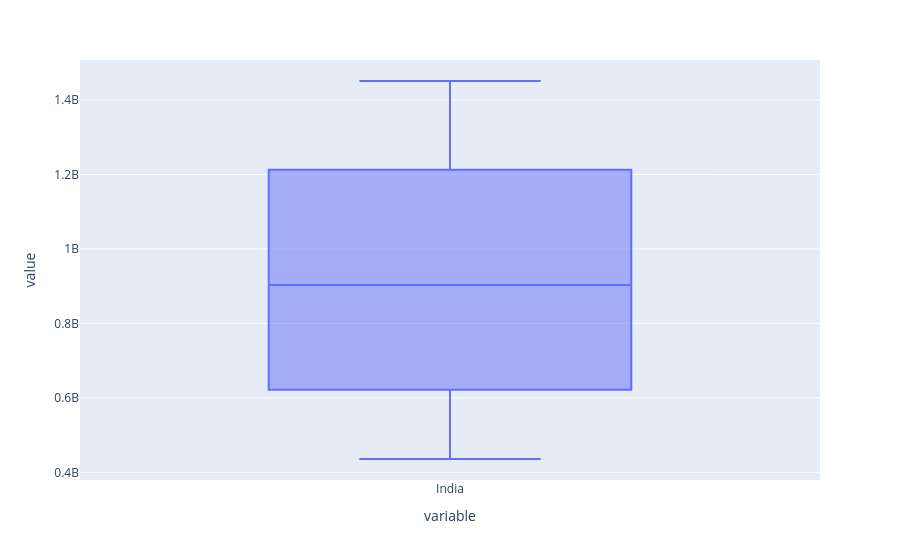

Source (notebook cell):
### Markdown cell above
# Boxplot

### Code cell
px.box(df_pivot['India'])

### Figure 1 — Plotly figure (JSON) as saved in the notebook; plotly's stock layout.template omitted (floating-point values rounded to 4 significant figures)
{"data": [{"alignmentgroup": "True", "hovertemplate": "variable=%{x}<br>value=%{y}<extra></extra>", "legendgroup": "", "marker": {"color": "#636efa"}, "name": "", "notched": false, "offsetgroup": "", "orientation": "v", "showlegend": false, "type": "box", "x": ["India", "India", "India", "India", "India", "India", "India", "India", "India", "India", "India", "India", "India", "India", "India", "India", "India", "India", "India", "India", "India", "India", "India", "India", "India", "India", "India", "India", "India", "India", "India", "India", "India", "India", "India", "India", "India", "India", "India", "India", "India", "India", "India", "India", "India", "India", "India", "India", "India", "India", "India", "India", "India", "India", "India", "India", "India", "India", "India", "India", "India", "India", "India", "India", "India"], "x0": " ", "xaxis": "x", "y": [436000000.0, 446600000.0, 457300000.0, 468100000.0, 479200000.0, 490100000.0, 500700000.0, 511600000.0, 522700000.0, 533900000.0, 545900000.0, 558100000.0, 570500000.0, 583500000.0, 597000000.0, 611300000.0, 625900000.0, 640800000.0, 655700000.0, 671200000.0, 687400000.0, 703700000.0, 720300000.0, 737400000.0, 754900000.0, 772600000.0, 790700000.0, 808900000.0, 827300000.0, 846000000.0, 865000000.0, 883900000.0, 903000000.0, 922100000.0, 941200000.0, 960300000.0, 979700000.0, 999100000.0, 1019000000.0, 1038000000.0, 1058000000.0, 1078000000.0, 1098000000.0, 1117000000.0, 1136000000.0, 1155000000.0, 1173000000.0, 1191000000.0, 1208000000.0, 1226000000.0, 1243000000.0, 1261000000.0, 1279000000.0, 1296000000.0, 1312000000.0, 1328000000.0, 1344000000.0, 1360000000.0, 1375000000.0, 1389000000.0, 1403000000.0, 1414000000.0, 1425000000.0, 1438000000.0, 1451000000.0], "y0": " ", "yaxis": "y"}], "layout": {"boxmode": "group", "legend": {"tracegroupgap": 0}, "margin": {"t": 60}, "xaxis": {"anchor": "y", "domain": [0, 1], "title": {"text": "variable"}}, "yaxis": {"anchor": "x", "domain": [0, 1], "title": {"text": "value"}}}}
